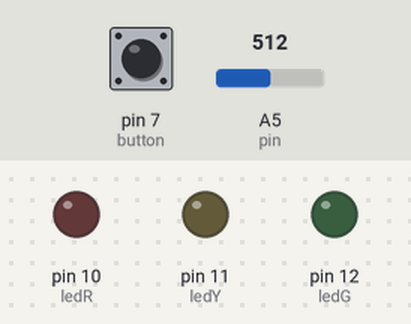
This sketch was run on a simulated Arduino Uno, built with avr-gcc and run on an emulated ATmega328P. Shown: output pins drawn as LEDs (lit = HIGH). Dashed ring = blinking. The test bench sets the inputs (shaded band); at power-on: pin 7 (button) LOW, A5 (pin) = 512.

Above: at 1.2 s.
1.3 s: pin 7 (button) pulled HIGH for 1 s
At 1.67 s:
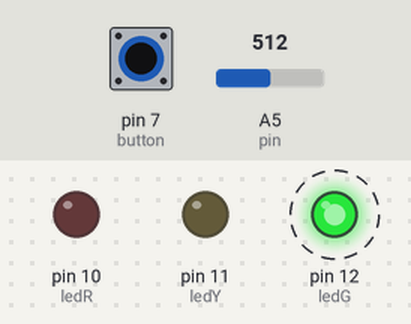
4.5 s: A5 (pin) set to 0
At 5.5 s:
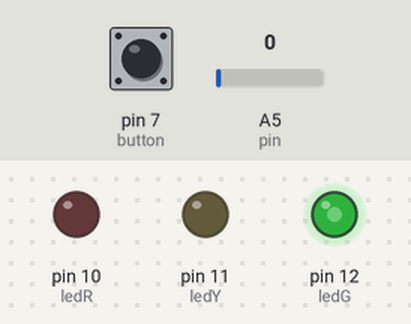
7.5 s: A5 (pin) set to 23
10.5 s: A5 (pin) set to 28
13.5 s: pin 7 (button) pulled HIGH for 0.15 s
At 14.14 s:
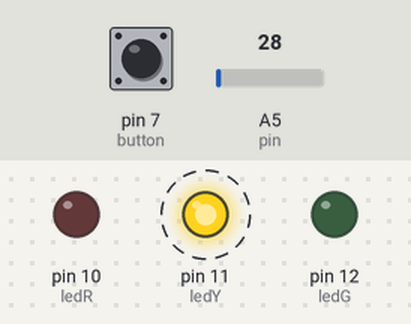
16.6 s: pin 7 (button) pulled HIGH for 0.15 s
At 17.72 s:
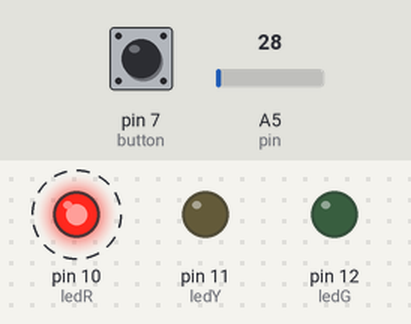
Timing chart, 0 to 20.7 s (numbered marks = the images above; inputs shaded):
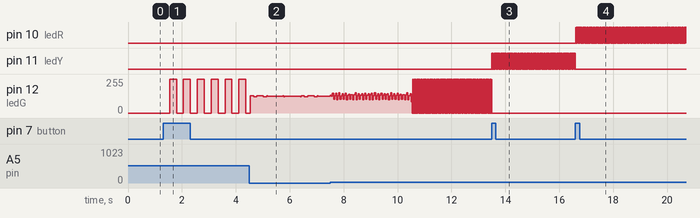

Measured:
- after the input at 1.3 s, pin 12 (ledG): alternates 255/255 for 0.26 s and 0/255 for 0.26 s, starting after 0.24 s
- after the input at 13.5 s, pin 11 (ledY): alternates HIGH for 0.02 s and LOW for 0.02 s, starting at once; pin 12 (ledG): goes on until 13.5 s, then stays 0/255
- after the input at 16.6 s, pin 10 (ledR): alternates HIGH for 0.02 s and LOW for 0.02 s, starting at once; pin 11 (ledY): stops changing and stays LOW

The sketch:

Part1.ino
```cpp
//locations of leds, button, and pin of potentiometer - Never change
const int ledG = 12;
const int ledY = 11;
const int ledR = 10;
const int button = 7;
const int pin = 5;

//led states
int ledGState = LOW;
int ledYState = LOW;
int ledRState = LOW;

//timing variables
long previousMillis = 0;
long interval = 50;

//button counters
int buttonPush = 0;
int buttonState = 0;
int buttonLast = 0;

//counting! Used for bounce blinking
int count = 0;

//setup which pins go to the leds and button
void setup() {
  pinMode(button, INPUT);
  pinMode(ledG, OUTPUT);
  pinMode(ledY, OUTPUT);
  pinMode(ledR, OUTPUT);
}

//code used for all the blinks
void loop() {
  //set the interval based on potentiometer location
  interval = analogRead(pin) / 2;
  unsigned long currentMillis = millis();
  buttonState = digitalRead(button);

  //timing used for delays
  if(currentMillis - previousMillis > interval) {
      previousMillis = currentMillis;

      if(buttonState != buttonLast) {
        if(buttonState == HIGH) {
          buttonPush++;
          if(buttonPush == 6) {
            buttonPush = 0;
          }
        }
      }
      buttonLast = buttonState;
      digitalWrite(ledG, LOW);
      digitalWrite(ledY, LOW);
      digitalWrite(ledR, LOW);

      //always set everything to off between button clicks
      if(buttonPush == 0) {
        digitalWrite(ledG, LOW);
        digitalWrite(ledY, LOW);
        digitalWrite(ledR, LOW);
      }
      //set green led to blink
      if(buttonPush == 1) {
        if(ledGState == LOW)
          ledGState = HIGH;
        else
          ledGState = LOW;
        digitalWrite(ledG, ledGState);
      }
      //set yellow led to blink
      if(buttonPush == 2) {
        if(ledYState == LOW)
          ledYState = HIGH;
        else
          ledYState = LOW;
        digitalWrite(ledY, ledYState);
      }
      //set red led to blink
      if(buttonPush == 3) {
        if(ledRState == LOW)
          ledRState = HIGH;
        else
          ledRState = LOW;
        digitalWrite(ledR, ledRState);
      }
      //set all to blink
      if(buttonPush == 4) {
        if(ledGState != LOW)
          ledGState = LOW;
        else
          ledGState = HIGH;
        digitalWrite(ledG, ledGState);
        digitalWrite(ledY, ledGState);
        digitalWrite(ledR, ledGState);
      }
      //set the leds to bounce from one end to another
      if(buttonPush == 5) {
        if(count == 0) {
          ledGState = HIGH;
          ledYState = LOW;
          ledRState = LOW;
          count++;
        }
        else if(count == 1) {
          ledGState = LOW;
          ledYState = HIGH;
          ledRState = LOW;
          count++;
        }
        else if(count == 2) {
          ledGState = LOW;
          ledYState = LOW;
          ledRState = HIGH;
          count++;
        }
        else if(count == 3) {
          ledGState = LOW;
          ledYState = HIGH;
          ledRState = LOW;
          count = 0;
        }
        digitalWrite(ledG, ledGState);
        digitalWrite(ledY, ledYState);
        digitalWrite(ledR, ledRState);
      }
  }
}
```
